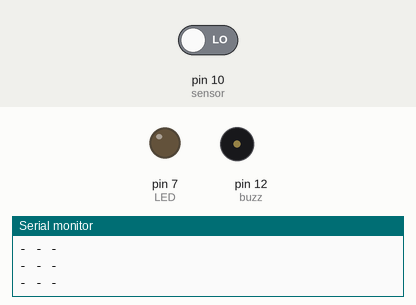
Simulated run of this sketch. Board: Arduino Uno, built with avr-gcc and run on an emulated ATmega328P. On the bench: output pins drawn as LEDs (lit = HIGH), buzzer (waves = sounding), the last lines printed to the serial monitor. Inputs (shaded band) come from the test bench; at power-on: pin 10 (sensor) LOW.

Above: at 3.8 s.
3.9 s: pin 10 (sensor) driven HIGH
At 5.3 s:
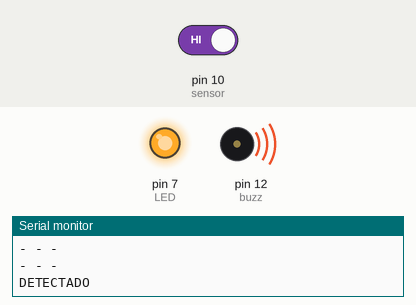
8.0 s: pin 10 (sensor) driven LOW
At 9.6 s:
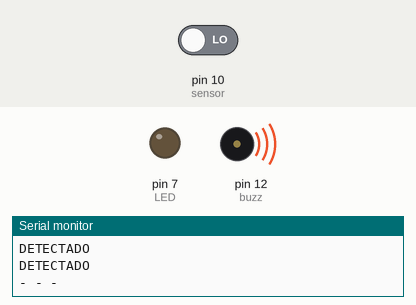
Timing chart, 0 to 11.5 s (numbered marks = the images above; inputs shaded):
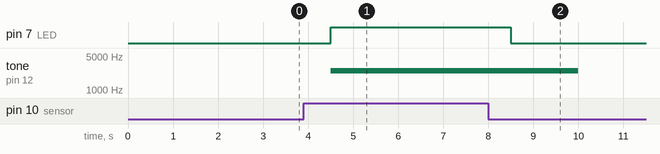

Measured:
- after the input at 3.9 s, pin 7 (LED): LOW → HIGH after 0.60 s; tone on pin 12 (buzz): silent → 2500 Hz after 0.60 s
- after the input at 8.0 s, pin 7 (LED): HIGH → LOW after 0.50 s; tone on pin 12 (buzz): 2500 Hz → silent after 2.0 s

The sketch:

SensorPresenca.ino
```cpp
#define sensor 10
#define LED 7
#define buzz 12

void setup() {
  pinMode(sensor, INPUT);
  pinMode(LED, OUTPUT);
  pinMode(buzz, OUTPUT);
  Serial.begin(9600);

}

void loop() {
  int varSensor = digitalRead(sensor);
  if ((varSensor)==1) {
    Serial.println("DETECTADO");
    digitalWrite(LED, HIGH);
    tone(buzz, 2500);
    delay(1000);
    digitalWrite(LED, LOW);

  } else {
    Serial.println("- - - ");
    delay(1500);
    noTone(buzz);
    digitalWrite(LED, LOW);
    }
}
```
